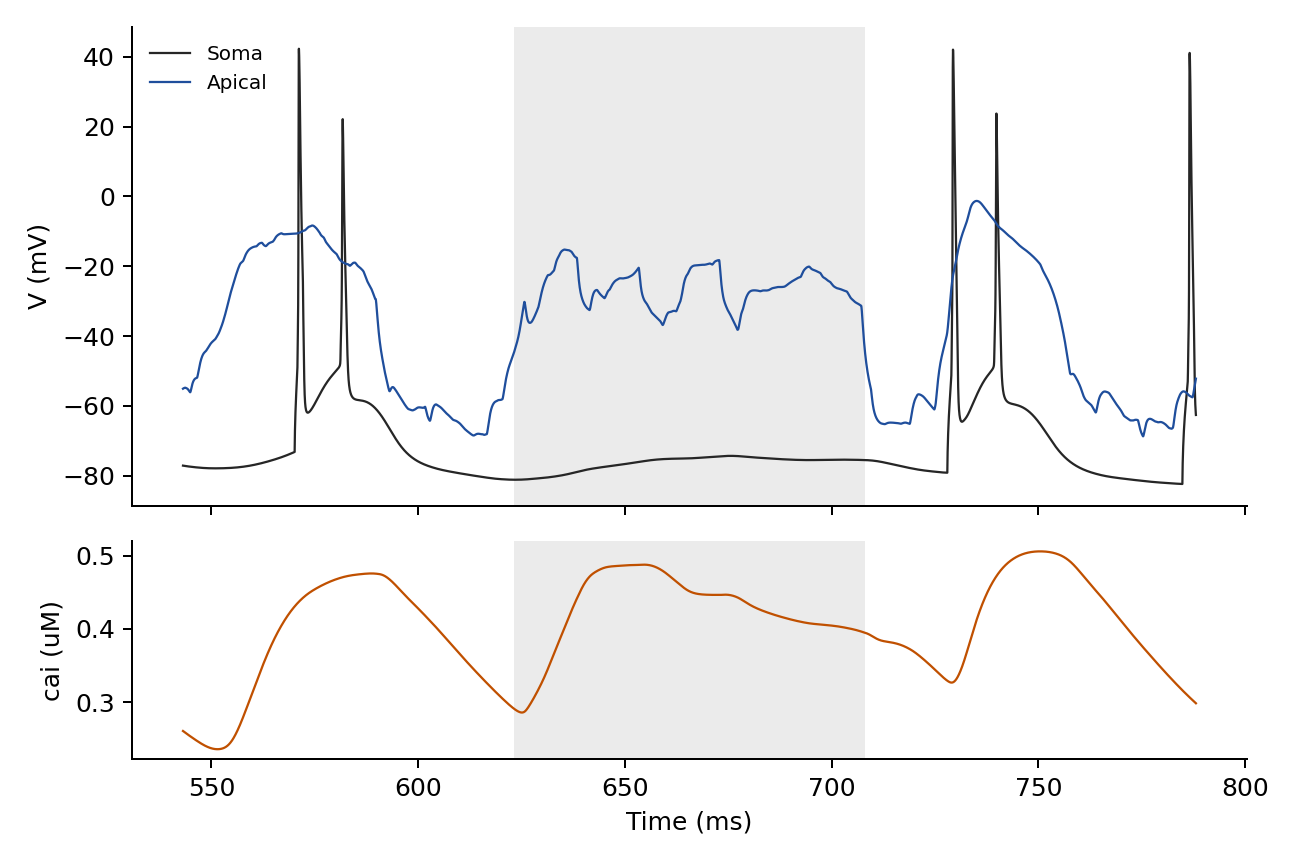

Write the Python code that produced this figure.
import numpy as np, json
import matplotlib
matplotlib.use("Agg")
import matplotlib.pyplot as plt
z = np.load("figs/ppt_bg/cand_19.npz")
t=z["t"]; vs=z["vs"]; V=z["V"]; cai=z["cai"]*1000.0
meta=json.loads(str(z["meta"]))
s,e=meta["run_start"],meta["run_end"]
print("t plateau", t[s], t[e], "dur", meta["run_ms"], "cai", meta["cai_peak"], "nbap", meta["n_bap"])
t0=max(0,s-3200); t1=min(len(t),e+3200); sl=slice(t0,t1)
fig, axes=plt.subplots(2,1,figsize=(7.2,4.8),sharex=True,gridspec_kw={"height_ratios":[2.2,1]})
axes[0].plot(t[sl],vs[sl],color="0.15",lw=0.9,label="Soma")
axes[0].plot(t[sl],V.mean(axis=1)[sl],color="#1f4e9c",lw=0.9,label="Apical")
axes[0].axvspan(t[s],t[e],color="0.85",alpha=0.5,lw=0)
axes[0].set_ylabel("V (mV)"); axes[0].legend(frameon=False,fontsize=8)
axes[1].plot(t[sl],cai.mean(axis=1)[sl],color="#c05000",lw=0.9)
axes[1].axvspan(t[s],t[e],color="0.85",alpha=0.5,lw=0)
axes[1].set_ylabel("cai (uM)"); axes[1].set_xlabel("Time (ms)")
for ax in axes:
    ax.spines["top"].set_visible(False); ax.spines["right"].set_visible(False)
fig.tight_layout(); fig.savefig("figs/ppt_bg/inspect19.png",dpi=180)
print("ok")
